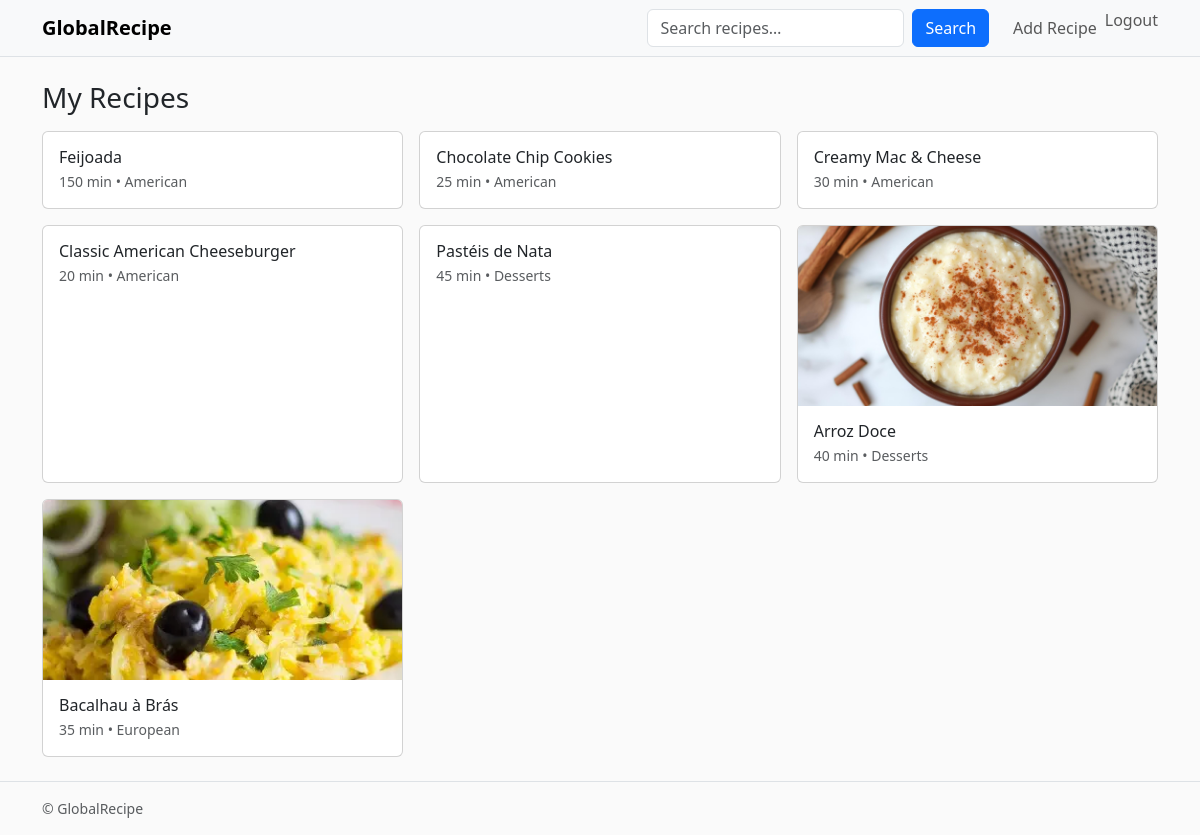
/recipes/mine/ (signed in), run on the app's committed database.
### recipe_app/models.py (models this page shows, shortened)
class Recipe(models.Model):
    CATEGORY_CHOICES = [
        ("african", "African"),
        ("asian", "Asian"),
        ("european", "European"),
        ("american", "American"),
        ("vegan", "Vegan"),
        ("desserts", "Desserts"),
        ("quick", "Quick"),
        ("other", "Other"),
    ]
    title = models.CharField(max_length=200)
    slug = models.SlugField(max_length=220, unique=True, blank=True)
    author = models.ForeignKey(User, on_delete=models.CASCADE, related_name="recipes")
    category = models.CharField(max_length=20, choices=CATEGORY_CHOICES, default="other")
    description = models.TextField(blank=True)
    cooking_time_min = models.PositiveIntegerField(default=0)
    servings = models.PositiveIntegerField(default=1)
    image = models.ImageField(upload_to="recipe_images/", blank=True, null=True)
    rating = models.DecimalField(max_digits=2, decimal_places=1, default=Decimal("0.0"))
    tags = models.ManyToManyField(Tag, blank=True, related_name="recipes")
    created_at = models.DateTimeField(auto_now_add=True)
    updated_at = models.DateTimeField(auto_now=True)
    class Meta:
        ordering = ["-created_at"]

### recipe_app/views.py (the view)
# urls.py: path('recipes/mine/', views.MyRecipesView.as_view(), name='my_recipes'),
class MyRecipesView(LoginRequiredMixin, ListView):
    model = Recipe
    template_name = "recipe_app/my_recipes.html"
    context_object_name = "recipes"
    def get_queryset(self):
        return Recipe.objects.filter(author=self.request.user).order_by("-created_at")

### recipe_app/templates/recipe_app/my_recipes.html (shortened to what this page needs)
{% extends "recipe_app/base.html" %}
{% load static %}
{% block content %}
<h1 class="h3 mb-3">My Recipes</h1>
{% if recipes %}
  <div class="row row-cols-1 row-cols-sm-2 row-cols-lg-3 g-3">
    {% for r in recipes %}
      <div class="col">
        <a class="card h-100 text-decoration-none text-body"
           href="{% url 'recipe_app:recipe_detail' r.pk %}">
          {% if r.image %}
          <img class="card-img-top object-fit-cover" style="height:180px"
               src="{{ r.image.url }}" alt="{{ r.title }}">
          {% endif %}
          <div class="card-body">
            <h2 class="h6 mb-1">{{ r.title }}</h2>
            <div class="text-muted small">
              {{ r.cooking_time_min }} min • {{ r.get_category_display }}
            </div>
          </div>
        </a>
      </div>
    {% endfor %}
  </div>
{% else %}
  <p>You haven’t added any recipes yet.</p>
  <a href="{% url 'recipe_app:recipe_add' %}" class="btn btn-primary">Add your first recipe</a>
{% endif %}
{% endblock %}

### recipe_app/static/recipe_app/styles.css (style rules this page uses)
body { background: #fafafa; }

### data on the page
Recipe: title "Feijoada", cooking_time_min "150", category "American"
Recipe: title "Chocolate Chip Cookies", cooking_time_min "25", category "American"
Recipe: title "Creamy Mac & Cheese", cooking_time_min "30", category "American"
Recipe: title "Classic American Cheeseburger", cooking_time_min "20", category "American"
Recipe: title "Pastéis de Nata", cooking_time_min "45", category "Desserts"
Recipe: image (picture), title "Arroz Doce", cooking_time_min "40", category "Desserts"
Recipe: image (picture), title "Bacalhau à Brás", cooking_time_min "35", category "European"
